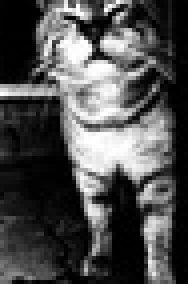
#> input picture hw2_Carla_Andrade/cat.jpg, 47 x 71 px, shrunk from 236 x 354 before the run (shown 4 times larger)
$ python hw2_ex3_Carla_Andrade.py   (older library calls are emulated)
#> lines starting #> are read from the running program, lines starting #| are printed output that depends on the picture
### hw2_Carla_Andrade/hw2_ex1_Carla_Andrade.py
""" 1 Linear filtering """

# Imports
import numpy as np
import matplotlib.pyplot as plt
plt.rcParams['image.cmap'] = 'gray'
import time
import pdb

img = plt.imread('cat.jpg').astype(np.float32)
#> img: shape (71, 47) float32; min 0, max 255, mean 77.7

# 1.1
import numpy as np
# [9 lines left out: function boxfilter, not called in this run]


def myconv2(image, filt):
    # This function performs a 2D convolution between image and filt, image being a 2D image. This
    # function should return the result of a 2D convolution of these two images. DO
    # NOT USE THE BUILT IN SCIPY CONVOLVE within this function. You should code your own version of the
    # convolution, valid for both 2D and 1D filters.
    # INPUTS
    # @ image         : 2D image, as numpy array, size mxn
    # @ filt          : 1D or 2D filter of size kxl
    # OUTPUTS
    # img_filtered    : 2D filtered image, of size (m+k-1)x(n+l-1)

    #1D ilter
    if len(np.shape(filt))==1:
        m=n=np.shape(filt)[0]
        filt=np.flip(filt)

    #2D filter
    else:
        m,n=np.shape(filt)
        filt=np.flip(np.flip(filt,1),0)
    #if  filter is not sqaure the padding is different
    padding=((m)//2, (n)//2)

    output=np.full_like(image,0)
    #RGB image
    if len(image.shape)==3:

        k,l,d=np.shape(image)

        padded_matrix=np.pad(image, [padding, padding,(0,0)], mode='constant')
        for i in range(k):
            for j in range(l):
                for dim in range(d):

                    output[i,j,dim]=np.sum(padded_matrix[i:i+m, j:j+n,dim] * filt)
        filtered_img=np.pad(output, [padding, padding,(0,0)], mode='constant')

    #2D image
    elif len(image.shape)==2:

        k,l=np.shape(image)

        padded_matrix=np.pad(image, padding, mode='constant')

        for i in range(k):
            for j in range(l):

                output[i,j]=np.sum(padded_matrix[i:i+m, j:j+n] * filt)


        filtered_img=np.pad(output, padding, mode='constant')
    #1D image
    else:

        padded_matrix=np.pad(image, padding, mode='constant')
        k=np.shape(image)[0]
        for i in range(k):
            output[i]=np.sum(np.sum(padded_matrix[i:i+m] * filt))

        filtered_img=np.pad(output, padding, mode='constant')


    return filtered_img


# 1.3 after 1.4


# 1.4
# create a function returning a 1D gaussian kernel
def gauss1d(sigma, filter_length=20):
    # INPUTS
    # @ sigma         : sigma of gaussian distribution
    # @ filter_length : integer denoting the filter length, default is 10
    # OUTPUTS
    # @ gauss_filter  : 1D gaussian filter

    ### your code should go here ###
    if filter_length%2==0:
        x=np.arange(-filter_length//2,filter_length//2+1)
    else:
        x=np.arange(-filter_length//2,filter_length//2)


    gauss_filter=np.exp((-x**2)/(2*(sigma**2)))

    return gauss_filter/gauss_filter.sum()


# [19 lines that do not run on import are left out]

### hw2_Carla_Andrade/hw2_ex3_Carla_Andrade.py
""" 3 Corner detection """

# Imports
import numpy as np
import matplotlib.pyplot as plt
plt.rcParams['image.cmap'] = 'gray'
from scipy.signal import convolve
from skimage import color, io
from hw2_ex1_Carla_Andrade import *

from scipy import ndimage
from PIL import Image

# Load the image, convert to float and grayscale
img = io.imread('chessboard.jpeg')
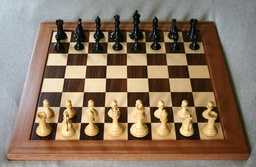
#> input picture hw2_Carla_Andrade/chessboard.jpeg, 256 x 167 px, shrunk from 1280 x 833 before the run
#> img is the input picture: shape (167, 256, 3); mean R, G, B 137.6, 117.7, 98.2
img = color.rgb2gray(img)
#> img: shape (167, 256) float64

# 3.1
# Write a function myharris(image) which computes the harris corner for each pixel in the image. The function should return the R
# response at each location of the image.
# HINT: You may have to play with different parameters to have appropriate R maps.
# Try Gaussian smoothing with sigma=0.2, Gradient summing over a 5x5 region around each pixel and k = 0.1.)
def myharris(image, w_size, sigma, k, filter_length=10):

    # This function computes the harris corner for each pixel in the image
    # INPUTS
    # @image    : a 2-D image as a numpy array
    # @w_size   : an integer denoting the size of the window over which the gradients will be summed
    # sigma     : gaussian smoothing sigma parameter
    # k         : harris corner constant
    # OUTPUTS
    # @R        : 2-D numpy array of same size as image, containing the R response for each image location

    #1 compute x,y derivates
#> called with w_size = 5, sigma = 0.2, k = 0.1, filter_length = 10
    sobel=np.array([[-1, 0, 1],[-2, 0, 2],[-1, 0, 1]])
    Ix = convolve(image, sobel)
    Iy = convolve(image, sobel.T)
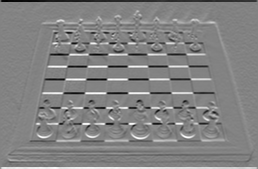
#> Iy: shape (169, 258) float64; min -3.32, max 3.15, mean -7.82e-18; drawn with min black and max white

    #2 compute product of derivates and apply an guassian filter
    #Ixx = ndimage.gaussian_filter(Ix**2, sigma)
    #Ixy = ndimage.gaussian_filter(Iy*Ix, sigma)
    #Iyy = ndimage.gaussian_filter(Iy**2, sigma)
    Ixx = myconv2(Ix**2, gauss1d(sigma=sigma, filter_length=filter_length))
#> in myconv2, `filt=np.flip(filt)`: filt = [1.92e-136, 1.38e-87, 1.39e-49, 1.93e-22, 3.73e-06, 1, 3.73e-06, 1.93e-22, 1.39e-49, 1.38e-87, 1.92e-136]
    Ixy = myconv2(Ix*Iy, gauss1d(sigma=sigma, filter_length=filter_length))
    Iyy = myconv2(Iy**2, gauss1d(sigma=sigma, filter_length=filter_length))


    #3 compute sum of product of the derivates at each pixel
    height,width=image.shape
#> height = 167; width = 256
    #a 0 padding is added to the derivates to permit to calculate the sum of product
    # of each pixle in function of the window_size
    padding=w_size//2
    Ixx_pad=np.pad(Ixx, padding)
    Ixy_pad=np.pad(Ixy, padding)
    Iyy_pad=np.pad(Iyy, padding)

    R=image.copy()
    for row in range(height):
        for col in range(width):
            sxx=np.sum(Ixx_pad[row: row+w_size, col: col+w_size])
            sxy=np.sum(Ixy_pad[row: row+w_size, col: col+w_size])
            syy=np.sum(Iyy_pad[row: row+w_size, col: col+w_size])
            #4 the sum of product of each derivate at each pixel is put together into a matrix
            H=np.array([[sxx,sxy],[sxy,syy]])
            #5 R is cacluated
            R[row,col]=np.linalg.det(H)-k*(np.trace(H)**2)
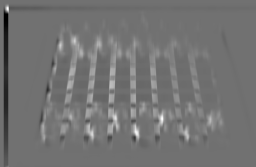
#> R: shape (167, 256) float64; min -120815.7, max 151596.2, mean 2529.8; drawn with min black and max white


    return R

if __name__ == '__main__':
    plt.subplot(2,2,1)
    plt.title('Original image')
    plt.imshow(img)

    # 3.2
    # Evaluate myharris on the image
    sigma=.2; k=0.1; w_size=5
    R = myharris(img, 5, 0.2, 0.1)
    plt.subplot(2,2,2)
    plt.title('Corner detection on  image')
    plt.imshow(R)
    plt.colorbar()


    # 3.3
    # Repeat with rotated image by 45 degrees
    # HINT: Use scipy.ndimage.rotate() function
    rotated_img=ndimage.rotate(img, angle=45 )
    R_rotated =myharris(rotated_img, w_size, sigma, k)
#> call 2 of myharris, with w_size = 5, sigma = 0.2, k = 0.1, filter_length = 10
#> after the loop in myconv2 (call 6), `for i in range(k):`:
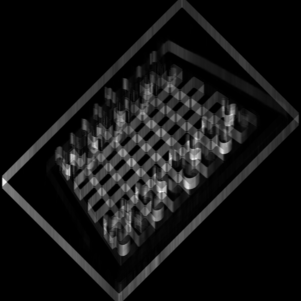
#> output: shape (301, 301) float64; min 2.75e-32, max 26.72, mean 2.1; drawn with min black and max white
#> after the loop in myharris (call 2), `for row in range(height):`:
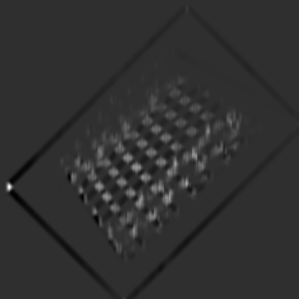
#> R: shape (299, 299) float64; min -41013.8, max 180424.4, mean 1329.5; drawn with min black and max white
    plt.subplot(2,2,3)
    plt.title('Corner detection on rotated  image')
    plt.imshow(R_rotated)
    plt.colorbar()


    # 3.4
    # Repeat with downscaled image by a factor of half
    # HINT: Use scipy.misc.imresize() function
    arr_resized = np.array(Image.fromarray(img).resize((img.shape[1] // 2, img.shape[0] // 2)))
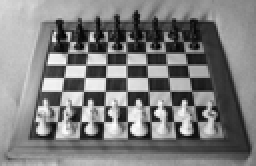
#> arr_resized: shape (83, 128) float32 (shown 2 times larger); min -0.00312, max 0.954, mean 0.473; drawn with min black and max white
    R_scaled =  myharris(arr_resized, w_size, sigma, k)
#> in myconv2 (call 7), `filtered_img=np.pad(output, padding, mode='constant')`:
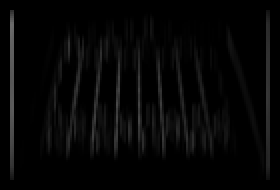
#> filtered_img: shape (95, 140) float64 (shown 2 times larger); min 0, max 108.6, mean 6.1
    plt.subplot(2,2,4)
    plt.title('Corner detection on scaled image')
    plt.imshow(R_scaled)
    plt.colorbar()
    plt.show()
